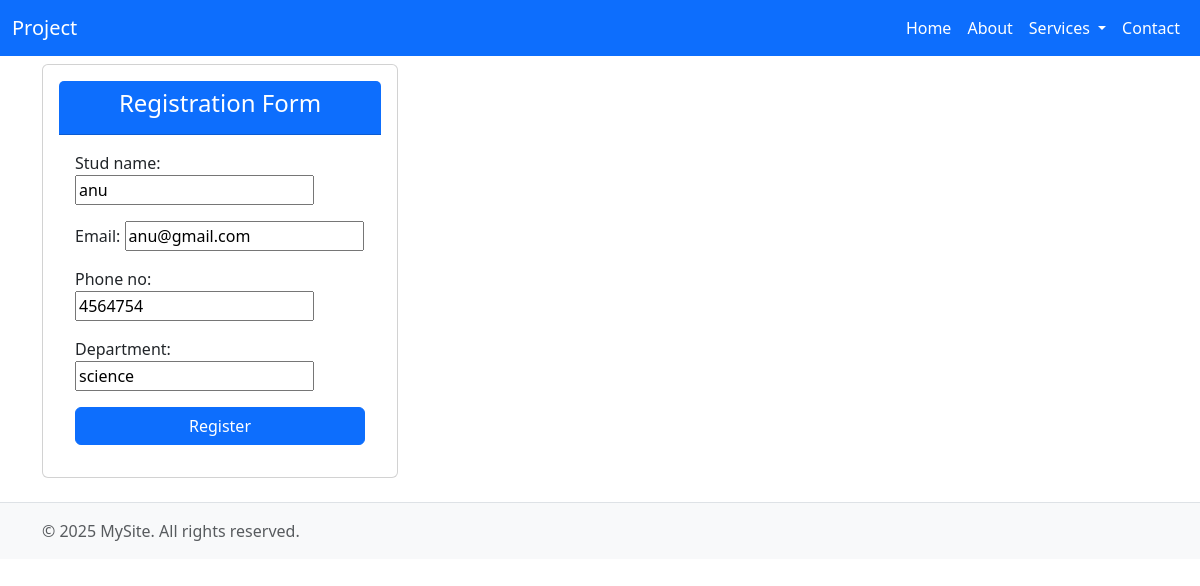
The app's page /update/5/ with its own data.
### student_app/models.py (models this page shows)
class students(models.Model):
    stud_name=models.CharField(max_length=100)
    email=models.EmailField()
    phone_no=models.CharField()
    department=models.CharField()

### student_app/views.py (the view)
# urls.py: path('update/<int:pk>/',views.update_student,name='update'),
def update_student(request,pk):
    student = get_object_or_404(students,pk=pk) # type: ignore
    if request.method=='POST':
        form=studentform(request.POST,instance=student)
        if form.is_valid():
            form.save()
            return redirect('student_view')
    else:
        form=studentform(instance=student)
    return render(request,'add_student.html',{'form':form})

### student_app/forms.py
class studentform(forms.ModelForm):
    class Meta:
        model = students
        fields = ['stud_name', 'email', 'phone_no','department']

### templates/add_student.html (shortened to what this page needs)
{% extends 'Base.html' %}
{% block content %}
{% load static %}
<div class="container mt-2 mb-4">
  <div class="row">
    <div class="col-md-4">
      <div class="card">
        <div class="card-body">
           <div class="card-header text-center bg-primary text-white">
          <h4>Registration Form</h4>
        </div>
        <div class="card-body">
          <form method="post">
            <div class="mb-3">
              {{ form.stud_name.label_tag }} {{ form.stud_name }}
            </div>
            <div class="mb-3">
               {{ form.email.label_tag }} {{ form.email }}
            </div>
            <div class="mb-3">
               {{ form.phone_no.label_tag }} {{ form.phone_no }}
            </div>
             <div class="mb-3">
               {{ form.department.label_tag }} {{ form.department }}
            </div>
            <div class="d-grid">
              <button type="submit" class="btn btn-primary">Register</button>
            </div>
          </form>
      </div>
    </div>
   </div>
        </div>
        </div>
        </div>
{% endblock %}

### records on screen
students: stud_name "anu", email "anu@gmail.com", phone_no "4564754", department "science"
